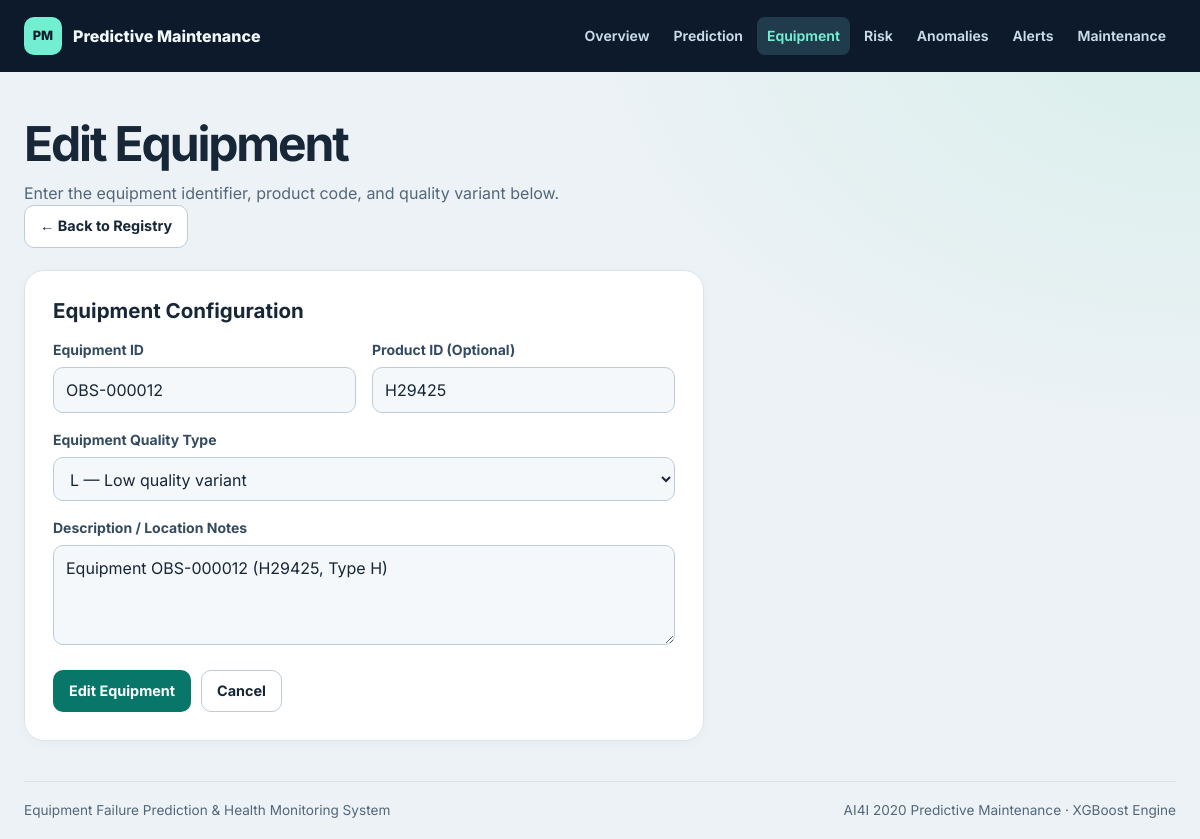
Page /equipment/edit/OBS-000012 on the committed database.
### tables this page shows
CREATE TABLE equipment (
        equipment_id TEXT PRIMARY KEY,
        product_id TEXT,
        equipment_type TEXT CHECK (equipment_type IN ('L', 'M', 'H')),
        description TEXT,
        created_at TEXT DEFAULT CURRENT_TIMESTAMP,
        updated_at TEXT DEFAULT CURRENT_TIMESTAMP
    );

### app.py (the view, shortened to what this page needs)
@app.route("/equipment/edit/<equipment_id>", methods=["GET", "POST"])
def edit_equipment(equipment_id):
    item = get_equipment_by_id(equipment_id)
    if item is None:
        abort(404)
    return render_template("equipment_form.html", mode="Edit", item=item, error=None)

### app.py (called while the page is built)
@app.context_processor
def shared_template_data():
    return {"monitoring_pages": MONITORING_PAGES}

### src/database.py (called while the page is built, shortened)
def _load_dotenv_if_present() -> None:
    env_file = PROJECT_DIR / ".env"
    if not env_file.exists():
        return

def is_postgres_configured() -> bool:
    db_url = os.getenv("DATABASE_URL", "").strip()
    return db_url.startswith("postgres://") or db_url.startswith("postgresql://")

def get_database_backend() -> str:
    return "postgresql" if is_postgres_configured() else "sqlite"

def get_sqlite_path() -> Path:
    db_url = os.getenv("DATABASE_URL", "").strip()
    if db_url.startswith("sqlite:///"):
        custom_path = db_url.replace("sqlite:///", "", 1)
        return Path(custom_path)
    return DEFAULT_SQLITE_PATH

def get_connection():
    _load_dotenv_if_present()
    db_url = os.getenv("DATABASE_URL", "").strip()
    sqlite_path = get_sqlite_path()
    sqlite_path.parent.mkdir(parents=True, exist_ok=True)
    conn = sqlite3.connect(str(sqlite_path))
    conn.row_factory = sqlite3.Row
    conn.execute("PRAGMA foreign_keys = ON;")
    return conn

@contextmanager
def managed_connection():
    conn = get_connection()
    backend = get_database_backend()
    try:
        yield conn, backend
        conn.commit()
    except Exception as exc:
        conn.rollback()
        logger.error("Database operation failed (%s): %s", backend, exc)
        raise
    finally:
        try:
            conn.close()
        except Exception:
            pass

def _rows_to_dicts(rows: List[Any]) -> List[Dict[str, Any]]:
    result = []
    for row in rows:
        d = dict(row)
        if "anomalies" in d and isinstance(d["anomalies"], str):
            try:
                d["anomalies"] = json.loads(d["anomalies"])
            except Exception:
                pass
        result.append(d)
    return result

def init_database() -> None:
    with managed_connection() as (conn, backend):
        if backend == "postgresql":
            schema_sql = SCHEMA_SQL_PATH.read_text(encoding="utf-8")
            with conn.cursor() as cur:
                cur.execute(schema_sql)
        else:
            cur = conn.cursor()
            for stmt in SQLITE_SCHEMA_STATEMENTS:
                cur.execute(stmt)

### templates/equipment_form.html (shortened to what this page needs)
{% extends "base.html" %}
{% block content %}
<section class="section">
    <header class="page-heading">
        <div>
            <h1>{{ mode }} Equipment</h1>
            <p class="muted">Enter the equipment identifier, product code, and quality variant below.</p>
        </div>
        <a class="button-outline" href="{{ url_for('equipment_list') }}">← Back to Registry</a>
    </header>
    <form class="card" method="post" style="max-width: 680px;">
        <h2>Equipment Configuration</h2>
        <div class="fields">
            <div class="field">
                <label for="equipment_id">Equipment ID</label>
                <input
                    id="equipment_id"
                    name="equipment_id"
                    type="text"
                    maxlength="64"
                    placeholder="e.g. EQ-1001"
                    value="{{ item.get('equipment_id', '') }}"
                    {% if mode == "Edit" %}readonly{% endif %}
                    required>
            </div>
            <div class="field">
                <label for="product_id">Product ID (Optional)</label>
                <input
                    id="product_id"
                    name="product_id"
                    type="text"
                    placeholder="e.g. M14860"
                    value="{{ item.get('product_id', '') }}">
            </div>
            <div class="field field-full">
                <label for="equipment_type">Equipment Quality Type</label>
                <select id="equipment_type" name="equipment_type" required>
                    {% for kind, desc in [("L", "L — Low quality variant"), ("M", "M — Medium quality variant"), ("H", "H — High quality variant")] %}
                        <option value="{{ kind }}"
                            {% if item.get('equipment_type') == kind %}selected{% endif %}>
                            {{ desc }}
                        </option>
                    {% endfor %}
                </select>
            </div>
            <div class="field field-full">
                <label for="description">Description / Location Notes</label>
                <textarea id="description"
                          name="description"
                          placeholder="e.g. Primary CNC Milling Spindle — Bay 3"
                          rows="3">{{ item.get('description', '') }}</textarea>
            </div>
        </div>
        <div class="form-actions">
            <button class="button" type="submit">
                {{ mode }} Equipment
            </button>
            <a class="button-outline" href="{{ url_for('equipment_list') }}">Cancel</a>
        </div>
    </form>
</section>
{% endblock %}

### static/css/dashboard.css (style rules this page uses)
:root { color-scheme: light; --bg-page: #edf2f6; --bg-surface: #fff; --bg-subtle: #f4f8fa; --bg-hover: #effaf7; --text-main: #172738; --text-secondary: #334b60; --text-muted: #52677a; --border: #dbe4ec; --border-strong: #bdccd8; --navy: #0c1a2b; --navy-soft: #15354a; --primary: #08776a; --primary-hover: #05665b; --primary-soft: #eaf8f4; --primary-border: #b9e3d8; --mint: #72efd1; --danger: #a1253c; --danger-bg: #fff0f3; --danger-border: #efccd4; --warning: #854700; --warning-bg: #fff3d9; --warning-border: #ecd7a5; --success: #076454; --success-bg: #e4f6f0; --success-border: #b9e3d8; --radius-sm: 10px; --radius-md: 14px; --radius-lg: 20px; --shadow-sm: 0 3px 12px #10243d08; --shadow-md: 0 12px 32px #10243d12; --surface-soft: var(--bg-subtle); --muted: var(--text-muted); --teal: var(--primary); }
*, *::before, *::after { box-sizing: border-box; }
body { display: flex; flex-direction: column; min-height: 100vh; margin: 0; background: radial-gradient(ellipse at top right, #d7eeea, transparent 40rem), var(--bg-page); color: var(--text-main); font: 16px/1.55 Inter, "Segoe UI", sans-serif; }
h1, h2, h3, p { margin-top: 0; }
h1, h2, h3 { line-height: 1.18; }
a { color: inherit; }
.section { margin-top: clamp(24px, 4vw, 44px); }
.page-heading, .section-heading { margin-bottom: 22px; }
.page-heading h1 { margin-bottom: 8px; font-size: clamp(1.9rem, 4vw, 3.3rem); letter-spacing: -.045em; }
.page-heading p, .section-heading p { margin-bottom: 0; }
.muted, dt { color: var(--text-muted); }
.card, .monitoring-card, .stat-card { min-width: 0; padding: clamp(18px, 3vw, 28px); border: 1px solid var(--border); border-radius: var(--radius-lg); background: var(--bg-surface); box-shadow: var(--shadow-sm); }
.card h2, .monitoring-card h2 { margin-bottom: 16px; font-size: 1.28rem; }
.toolbar, .toolbar-actions, .hero-actions, .form-actions, .equipment-toolbar, .equipment-actions { display: flex; align-items: center; flex-wrap: wrap; gap: 10px; }
.button, .button-outline, .equipment-action, button[type="submit"] { display: inline-flex; align-items: center; justify-content: center; gap: 8px; min-height: 42px; padding: 9px 15px; border: 1px solid transparent; border-radius: var(--radius-sm); background: var(--primary); color: #fff; font: inherit; font-size: .9rem; font-weight: 700; text-decoration: none; cursor: pointer; }
.button-outline, .equipment-action, button.equipment-action { border-color: var(--border-strong); background: #fff; color: var(--text-main); }
.fields { display: grid; grid-template-columns: repeat(2, minmax(0, 1fr)); gap: 16px; }
.field { min-width: 0; }
.field-full { grid-column: 1 / -1; }
.field label { display: block; margin-bottom: 6px; color: var(--text-secondary); font-size: .875rem; font-weight: 700; }
input:not([type="hidden"]), select, textarea { width: 100%; min-width: 0; min-height: 44px; padding: 10px 12px; border: 1px solid var(--border-strong); border-radius: var(--radius-sm); background: var(--bg-subtle); color: var(--text-main); font: inherit; }
textarea { min-height: 100px; resize: vertical; }
.form-actions { margin-top: 18px; }

### rows in the picture
equipment: equipment_id "OBS-000012", product_id "H29425", description "Equipment OBS-000012 (H29425, Type H)"

### other values in the picture
{{ item.nav }} "Risk" "Anomalies" "Alerts" "Maintenance"
{{ mode }} "Edit"
form field equipment_type "L — Low quality variant"
